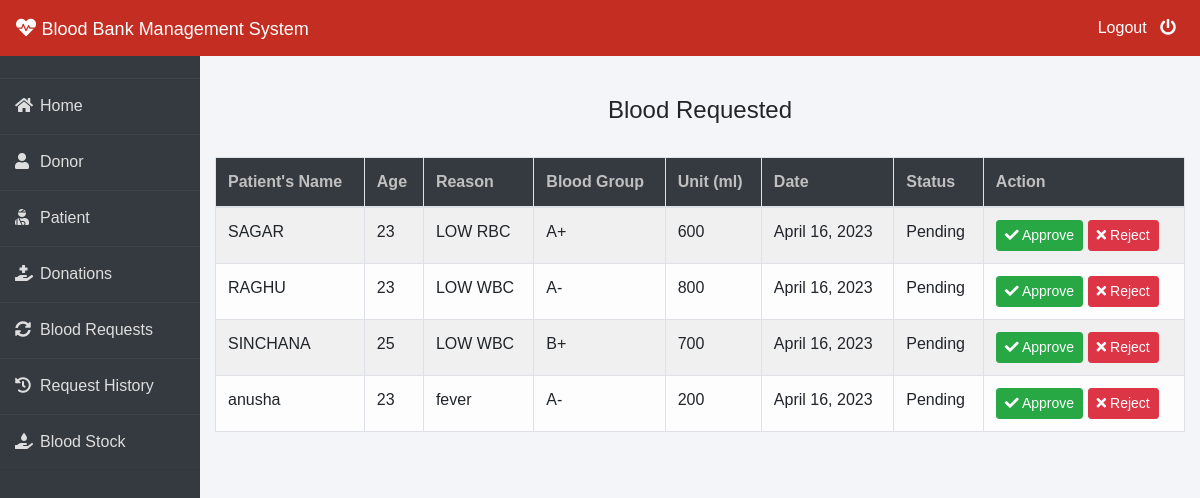
The app's page /admin-request (signed in) with its own data.
### blood/models.py (models this page shows, shortened)
class BloodRequest(models.Model):
    request_by_patient=models.ForeignKey(pmodels.Patient,null=True,on_delete=models.CASCADE)
    request_by_donor=models.ForeignKey(dmodels.Donor,null=True,on_delete=models.CASCADE)
    patient_name=models.CharField(max_length=30)
    patient_age=models.PositiveIntegerField()
    reason=models.CharField(max_length=500)
    bloodgroup=models.CharField(max_length=10)
    unit=models.PositiveIntegerField(default=0)
    status=models.CharField(max_length=20,default="Pending")
    date=models.DateField(auto_now=True)

### blood/views.py (the view)
# urls.py: path('admin-request', views.admin_request_view,name='admin-request'),
@login_required(login_url='adminlogin')
def admin_request_view(request):
    requests=models.BloodRequest.objects.all().filter(status='Pending')
    return render(request,'blood/admin_request.html',{'requests':requests})

### templates/blood/admin_request.html (shortened to what this page needs)
{% extends 'blood/adminbase.html' %}
{% block content %}
{% load widget_tweaks %}
{%load static%}
<br><br>
<div class="container">
    {% if requests %}
    <H4 class="text-center">Blood Requested</H4><br>
    <table class="table table-light table-hover table-bordered table-striped">
        <thead class="bg-dark">
            <tr>
                <th scope="col" style="color: rgb(192, 192, 192);">Patient's Name</th>
                <th scope="col" style="color: rgb(192, 192, 192);">Age</th>
                <th scope="col" style="color: rgb(192, 192, 192);">Reason</th>
                <th scope="col" style="color: rgb(192, 192, 192);">Blood Group</th>
                <th scope="col" style="color: rgb(192, 192, 192);">Unit (ml)</th>
                <th scope="col" style="color: rgb(192, 192, 192);">Date</th>
                <th scope="col" style="color: rgb(192, 192, 192);">Status</th>
                <th style="color: rgb(192, 192, 192);">Action</th>
            </tr>
        </thead>
        <tbody>
            {% for t in requests %}
            <tr>
                <td> {{t.patient_name}}</td>
                <td>{{t.patient_age}}</td>
                <td>{{t.reason}}</td>
                <td>{{t.bloodgroup}}</td>
                <td>{{t.unit}}</td>
                <td>{{t.date}}</td>
                <td>{{t.status}}</td>
                <td>
                    <button class="btn btn-success btn-sm"><a  style="text-decoration: none;color: white;" href="{% url 'update-approve-status' t.id  %}"><i class="fa fa-check"></i> Approve</a> </button>
                    <button class="btn btn-danger btn-sm"><a  style="text-decoration: none;color: white;" href="{% url 'update-reject-status' t.id  %}"><i class="fa fa-times"></i> Reject</a> </button>
                </td>
            </tr>
            {% endfor %}
        </tbody>
    </table>
{% else %}
<div class="alert alert-danger" role="alert">
    No Blood Request By Patient/Donor!
  </div>
{% endif %}
</div>
{% endblock content %}

### templates/blood/adminbase.html (style rules this page uses)
* { margin: 0; padding: 0; box-sizing: border-box; list-style: none; text-decoration: none; font-family: 'Josefin Sans', sans-serif; }
body { background-color: #f3f5f9; }

### records on screen
BloodRequest: patient_name "SAGAR", patient_age "23", reason "LOW RBC", bloodgroup "A+", unit "600", date "April 16, 2023", status "Pending"
BloodRequest: patient_name "RAGHU", patient_age "23", reason "LOW WBC", bloodgroup "A-", unit "800", date "April 16, 2023", status "Pending"
BloodRequest: patient_name "SINCHANA", patient_age "25", reason "LOW WBC", bloodgroup "B+", unit "700", date "April 16, 2023", status "Pending"
BloodRequest: patient_name "anusha", patient_age "23", reason "fever", bloodgroup "A-", unit "200", date "April 16, 2023", status "Pending"
